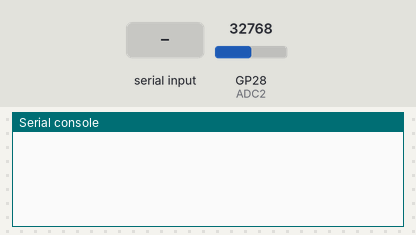
The program below on a simulated Raspberry Pi Pico running MicroPython. Parts: the last lines printed to the serial console. The inputs (shaded band) are chosen by the test bench; at power-on: GP28 (ADC2) = 32768 (analog values on the 0–65535 scale).

Above: at 1.2 s.
1.3 s: "*IDN?" typed at the serial console, then Enter
At 1.7 s:
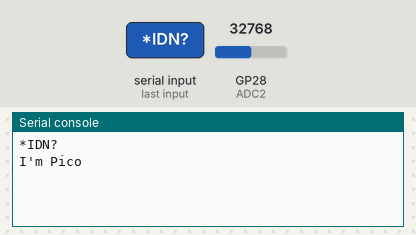
2.8 s: "MEAS:RAW?" typed at the serial console, then Enter
At 4.0 s:
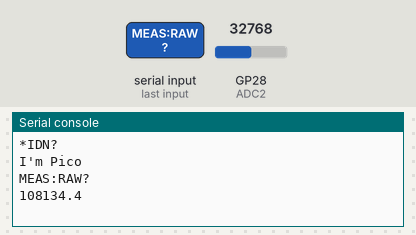
4.3 s: "MEAS:VOLT?" typed at the serial console, then Enter
At 5.5 s:
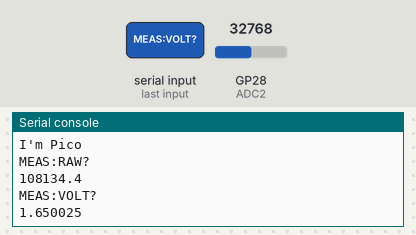

The program:

main.py
```python
import sys
import select
from time import sleep
import machine

ADC2 = machine.ADC(28)

# Wait for commands...
while True:

    # Check if data is available an serial interface
    if select.select([sys.stdin], [], [], 0)[0]:

        # Read command
        command = sys.stdin.readline().strip()

        # Analyze and interpret command...
        if command == "*IDN?":
            print("I'm Pico")

        elif command=="MEAS:RAW?":
            meas_count = ADC2.read_u16()*3.3
            print(meas_count)

        elif command=="MEAS:VOLT?":
            meas_voltage = ADC2.read_u16()/65535*3.3
            print(meas_voltage)

    sleep(0.1)
```

Measured:
- after the input at 1.3 s, the serial console: prints a new line at once (image 1)
- after the input at 2.8 s, the serial console: prints a new line at once (image 2)
- after the input at 4.3 s, the serial console: prints a new line at once (image 3)
